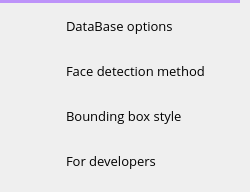
                        <widget class="QWidget" name="frame_settings">
                         <property name="styleSheet">
                          <string notr="true">QPushButton {	
	background-position: left center;
    background-repeat: no-repeat;
	border: none;
	border-left: 22px solid transparent;
	background-color:transparent;
	text-align: left;
	padding-left: 44px;
}
QPushButton:hover {
	background-color: rgb(40, 44, 52);
}
QPushButton:pressed {	
	background-color: rgb(189, 147, 249);
	color: rgb(255, 255, 255);
}</string>
                         </property>
                         <widget class="QFrame" name="themeSettingsTopDetail_4">
                          <property name="geometry">
                           <rect>
                            <x>0</x>
                            <y>0</y>
                            <width>240</width>
                            <height>3</height>
                           </rect>
                          </property>
                          <property name="maximumSize">
                           <size>
                            <width>16777215</width>
                            <height>3</height>
                           </size>
                          </property>
                          <property name="styleSheet">
                           <string notr="true">background-color: rgb(189, 147, 249);</string>
                          </property>
                          <property name="frameShape">
                           <enum>QFrame::NoFrame</enum>
                          </property>
                          <property name="frameShadow">
                           <enum>QFrame::Raised</enum>
                          </property>
                         </widget>
                         <widget class="QPushButton" name="settings_database">
                          <property name="geometry">
                           <rect>
                            <x>0</x>
                            <y>3</y>
                            <width>241</width>
                            <height>45</height>
                           </rect>
                          </property>
                          <property name="sizePolicy">
                           <sizepolicy hsizetype="Expanding" vsizetype="Expanding">
                            <horstretch>0</horstretch>
                            <verstretch>0</verstretch>
                           </sizepolicy>
                          </property>
                          <property name="minimumSize">
                           <size>
                            <width>0</width>
                            <height>45</height>
                           </size>
                          </property>
                          <property name="font">
                           <font>
                            <family>Open Sans</family>
                            <pointsize>10</pointsize>
                            <weight>50</weight>
                            <italic>false</italic>
                            <bold>false</bold>
                           </font>
                          </property>
                          <property name="cursor">
                           <cursorShape>PointingHandCursor</cursorShape>
                          </property>
                          <property name="layoutDirection">
                           <enum>Qt::LeftToRight</enum>
                          </property>
                          <property name="styleSheet">
                           <string notr="true">background-image: url(:/icons/images/icons/database20.png);</string>
                          </property>
                          <property name="text">
                           <string>DataBase options</string>
                          </property>
                         </widget>
                         <widget class="QPushButton" name="setting_face_detection">
                          <property name="geometry">
                           <rect>
                            <x>0</x>
                            <y>48</y>
                            <width>241</width>
                            <height>45</height>
                           </rect>
                          </property>
                          <property name="sizePolicy">
                           <sizepolicy hsizetype="Expanding" vsizetype="Expanding">
                            <horstretch>0</horstretch>
                            <verstretch>0</verstretch>
                           </sizepolicy>
                          </property>
                          <property name="minimumSize">
                           <size>
                            <width>0</width>
                            <height>45</height>
                           </size>
                          </property>
                          <property name="font">
                           <font>
                            <family>Open Sans</family>
                            <pointsize>10</pointsize>
                            <weight>50</weight>
                            <italic>false</italic>
                            <bold>false</bold>
                           </font>
                          </property>
                          <property name="cursor">
                           <cursorShape>PointingHandCursor</cursorShape>
                          </property>
                          <property name="layoutDirection">
                           <enum>Qt::LeftToRight</enum>
                          </property>
                          <property name="styleSheet">
                           <string notr="true">background-image: url(:/icons/images/icons/facebox20.png);</string>
                          </property>
                          <property name="text">
                           <string>Face detection method</string>
                          </property>
                         </widget>
                         <widget class="QPushButton" name="settings_bbox_style">
                          <property name="geometry">
                           <rect>
                            <x>0</x>
                            <y>93</y>
                            <width>241</width>
                            <height>45</height>
                           </rect>
                          </property>
                          <property name="sizePolicy">
                           <sizepolicy hsizetype="Expanding" vsizetype="Expanding">
                            <horstretch>0</horstretch>
                            <verstretch>0</verstretch>
                           </sizepolicy>
                          </property>
                          <property name="minimumSize">
                           <size>
                            <width>0</width>
                            <height>45</height>
                           </size>
                          </property>
                          <property name="font">
                           <font>
                            <family>Open Sans</family>
                            <pointsize>10</pointsize>
                            <weight>50</weight>
                            <italic>false</italic>
                            <bold>false</bold>
                           </font>
                          </property>
                          <property name="cursor">
                           <cursorShape>PointingHandCursor</cursorShape>
                          </property>
                          <property name="layoutDirection">
                           <enum>Qt::LeftToRight</enum>
                          </property>
                          <property name="styleSheet">
                           <string notr="true">background-image: url(:/icons/images/icons/lipstick20.png);</string>
                          </property>
                          <property name="text">
                           <string>Bounding box style</string>
                          </property>
                         </widget>
                         <widget class="QPushButton" name="settings_for_developers">
                          <property name="geometry">
                           <rect>
                            <x>0</x>
                            <y>138</y>
                            <width>241</width>
                            <height>45</height>
                           </rect>
                          </property>
                          <property name="sizePolicy">
                           <sizepolicy hsizetype="Expanding" vsizetype="Expanding">
                            <horstretch>0</horstretch>
                            <verstretch>0</verstretch>
                           </sizepolicy>
                          </property>
                          <property name="minimumSize">
                           <size>
                            <width>0</width>
                            <height>45</height>
                           </size>
                          </property>
                          <property name="font">
                           <font>
                            <family>Open Sans</family>
                            <pointsize>10</pointsize>
                            <weight>50</weight>
                            <italic>false</italic>
                            <bold>false</bold>
                           </font>
                          </property>
                          <property name="cursor">
                           <cursorShape>PointingHandCursor</cursorShape>
                          </property>
                          <property name="layoutDirection">
                           <enum>Qt::LeftToRight</enum>
                          </property>
                          <property name="styleSheet">
                           <string notr="true">background-image: url(:/icons/images/icons/cil-code.png);</string>
                          </property>
                          <property name="text">
                           <string>For developers</string>
                          </property>
                         </widget>
                        </widget>
